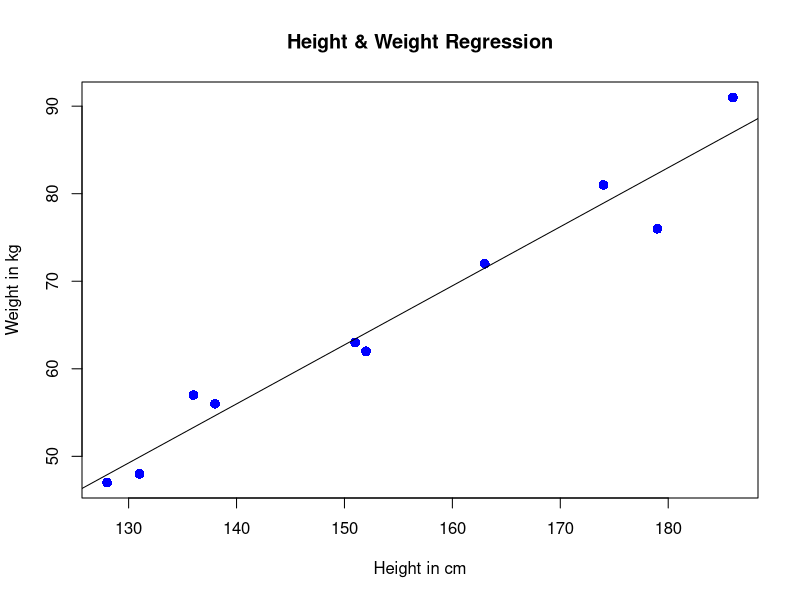

Generate this figure with R:
x <- c(151, 174, 138, 186, 128, 136, 179, 163, 152, 131)
y <- c(63, 81, 56, 91, 47, 57, 76, 72, 62, 48)
relation <- lm(y ~ x)
plot(x, y, col = "blue", main = "Height & Weight Regression", cex = 1.3, pch = 16, xlab = "Height in cm", ylab = "Weight in kg")
abline(relation)
